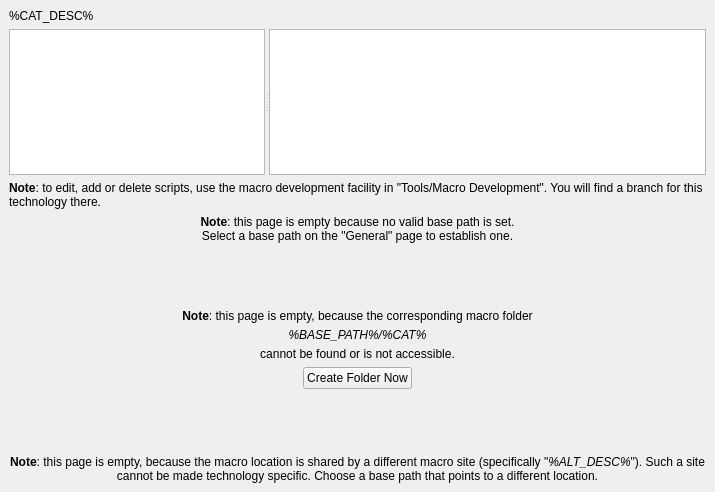
<?xml version="1.0" encoding="UTF-8"?>
<ui version="4.0">
 <class>TechMacrosPage</class>
 <widget class="QWidget" name="TechMacrosPage">
  <property name="geometry">
   <rect>
    <x>0</x>
    <y>0</y>
    <width>715</width>
    <height>492</height>
   </rect>
  </property>
  <property name="windowTitle">
   <string>Form</string>
  </property>
  <layout class="QVBoxLayout">
   <property name="spacing">
    <number>6</number>
   </property>
   <property name="margin" stdset="0">
    <number>9</number>
   </property>
   <item>
    <widget class="QLabel" name="title_label">
     <property name="sizePolicy">
      <sizepolicy hsizetype="Preferred" vsizetype="Fixed">
       <horstretch>0</horstretch>
       <verstretch>0</verstretch>
      </sizepolicy>
     </property>
     <property name="text">
      <string>%CAT_DESC%</string>
     </property>
    </widget>
   </item>
   <item>
    <widget class="QFrame" name="macro_frame">
     <property name="sizePolicy">
      <sizepolicy hsizetype="Preferred" vsizetype="Preferred">
       <horstretch>0</horstretch>
       <verstretch>1</verstretch>
      </sizepolicy>
     </property>
     <property name="frameShape">
      <enum>QFrame::NoFrame</enum>
     </property>
     <property name="frameShadow">
      <enum>QFrame::Raised</enum>
     </property>
     <layout class="QVBoxLayout">
      <property name="spacing">
       <number>6</number>
      </property>
      <property name="margin" stdset="0">
       <number>0</number>
      </property>
      <item>
       <widget class="QSplitter" name="splitter">
        <property name="orientation">
         <enum>Qt::Horizontal</enum>
        </property>
        <widget class="QTreeView" name="folder_tree">
         <property name="sizePolicy">
          <sizepolicy hsizetype="Preferred" vsizetype="Expanding">
           <horstretch>0</horstretch>
           <verstretch>0</verstretch>
          </sizepolicy>
         </property>
        </widget>
        <widget class="QFrame" name="frame">
         <property name="sizePolicy">
          <sizepolicy hsizetype="Preferred" vsizetype="Preferred">
           <horstretch>3</horstretch>
           <verstretch>0</verstretch>
          </sizepolicy>
         </property>
         <property name="frameShape">
          <enum>QFrame::NoFrame</enum>
         </property>
         <property name="frameShadow">
          <enum>QFrame::Raised</enum>
         </property>
         <layout class="QVBoxLayout">
          <property name="spacing">
           <number>6</number>
          </property>
          <property name="margin" stdset="0">
           <number>0</number>
          </property>
          <item>
           <widget class="QTextBrowser" name="macro_text">
            <property name="lineWrapMode">
             <enum>QTextEdit::NoWrap</enum>
            </property>
           </widget>
          </item>
         </layout>
        </widget>
       </widget>
      </item>
     </layout>
    </widget>
   </item>
   <item>
    <widget class="QLabel" name="note_label">
     <property name="text">
      <string>&lt;html&gt;&lt;body&gt;&lt;span style=&quot; font-weight:600;&quot;&gt;Note&lt;/span&gt;: to edit, add or delete scripts, use the macro development facility in &quot;Tools/Macro Development&quot;. You will find a branch for this technology there.&lt;/p&gt;&lt;/body&gt;&lt;/html&gt;</string>
     </property>
     <property name="wordWrap">
      <bool>true</bool>
     </property>
    </widget>
   </item>
   <item>
    <widget class="QLabel" name="empty_label1">
     <property name="sizePolicy">
      <sizepolicy hsizetype="Preferred" vsizetype="Preferred">
       <horstretch>0</horstretch>
       <verstretch>0</verstretch>
      </sizepolicy>
     </property>
     <property name="text">
      <string>&lt;html&gt;&lt;body&gt;&lt;span style=&quot; font-weight:600;&quot;&gt;Note&lt;/span&gt;: this page is empty because no valid base path is set.&lt;br/&gt;Select a base path on the &quot;General&quot; page to establish one.&lt;/p&gt;&lt;/body&gt;&lt;/html&gt;</string>
     </property>
     <property name="alignment">
      <set>Qt::AlignCenter</set>
     </property>
     <property name="wordWrap">
      <bool>true</bool>
     </property>
    </widget>
   </item>
   <item>
    <widget class="QFrame" name="empty_label2_frame">
     <property name="minimumSize">
      <size>
       <width>16</width>
       <height>200</height>
      </size>
     </property>
     <property name="frameShape">
      <enum>QFrame::NoFrame</enum>
     </property>
     <property name="frameShadow">
      <enum>QFrame::Raised</enum>
     </property>
     <layout class="QGridLayout">
      <property name="margin" stdset="0">
       <number>0</number>
      </property>
      <property name="spacing">
       <number>6</number>
      </property>
      <item row="2" column="1">
       <widget class="QPushButton" name="create_folder_button">
        <property name="text">
         <string>Create Folder Now</string>
        </property>
       </widget>
      </item>
      <item row="2" column="2">
       <spacer>
        <property name="orientation">
         <enum>Qt::Horizontal</enum>
        </property>
        <property name="sizeHint" stdset="0">
         <size>
          <width>211</width>
          <height>20</height>
         </size>
        </property>
       </spacer>
      </item>
      <item row="2" column="0">
       <spacer>
        <property name="orientation">
         <enum>Qt::Horizontal</enum>
        </property>
        <property name="sizeHint" stdset="0">
         <size>
          <width>231</width>
          <height>20</height>
         </size>
        </property>
       </spacer>
      </item>
      <item row="3" column="0" colspan="3">
       <spacer>
        <property name="orientation">
         <enum>Qt::Vertical</enum>
        </property>
        <property name="sizeHint" stdset="0">
         <size>
          <width>651</width>
          <height>40</height>
         </size>
        </property>
       </spacer>
      </item>
      <item row="0" column="0" colspan="3">
       <spacer>
        <property name="orientation">
         <enum>Qt::Vertical</enum>
        </property>
        <property name="sizeHint" stdset="0">
         <size>
          <width>671</width>
          <height>40</height>
         </size>
        </property>
       </spacer>
      </item>
      <item row="1" column="0" colspan="3">
       <widget class="QLabel" name="empty_label2">
        <property name="sizePolicy">
         <sizepolicy hsizetype="Preferred" vsizetype="Preferred">
          <horstretch>0</horstretch>
          <verstretch>0</verstretch>
         </sizepolicy>
        </property>
        <property name="text">
         <string>&lt;html&gt;&lt;body&gt;&lt;span style=&quot; font-weight:600;&quot;&gt;Note&lt;/span&gt;: this page is empty, because the corresponding macro folder&lt;/p&gt;&lt;p style=&quot; margin-top:5px; margin-bottom:5px; margin-left:0px; margin-right:0px; -qt-block-indent:0; text-indent:0px;&quot;&gt;&lt;i&gt;%BASE_PATH%/%CAT%&lt;/i&gt;&lt;/p&gt;&lt;p style=&quot; margin-top:0px; margin-bottom:0px; margin-left:0px; margin-right:0px; -qt-block-indent:0; text-indent:0px;&quot;&gt;cannot be found or is not accessible.&lt;/p&gt;&lt;/body&gt;&lt;/html&gt;</string>
        </property>
        <property name="alignment">
         <set>Qt::AlignCenter</set>
        </property>
        <property name="wordWrap">
         <bool>true</bool>
        </property>
       </widget>
      </item>
     </layout>
    </widget>
   </item>
   <item>
    <widget class="QLabel" name="empty_label3">
     <property name="text">
      <string>&lt;html&gt;&lt;body&gt;
&lt;p style=&quot; margin-top:0px; margin-bottom:0px; margin-left:0px; margin-right:0px; -qt-block-indent:0; text-indent:0px;&quot;&gt;&lt;span style=&quot; font-weight:600;&quot;&gt;Note&lt;/span&gt;: this page is empty, because the macro location is shared by a different macro site (specifically &quot;&lt;i&gt;%ALT_DESC%&lt;/i&gt;&quot;). Such a site cannot be made technology specific. Choose a base path that points to a different location.&lt;/p&gt;&lt;/body&gt;&lt;/html&gt;</string>
     </property>
     <property name="alignment">
      <set>Qt::AlignCenter</set>
     </property>
     <property name="wordWrap">
      <bool>true</bool>
     </property>
    </widget>
   </item>
  </layout>
 </widget>
 <resources/>
 <connections/>
</ui>
